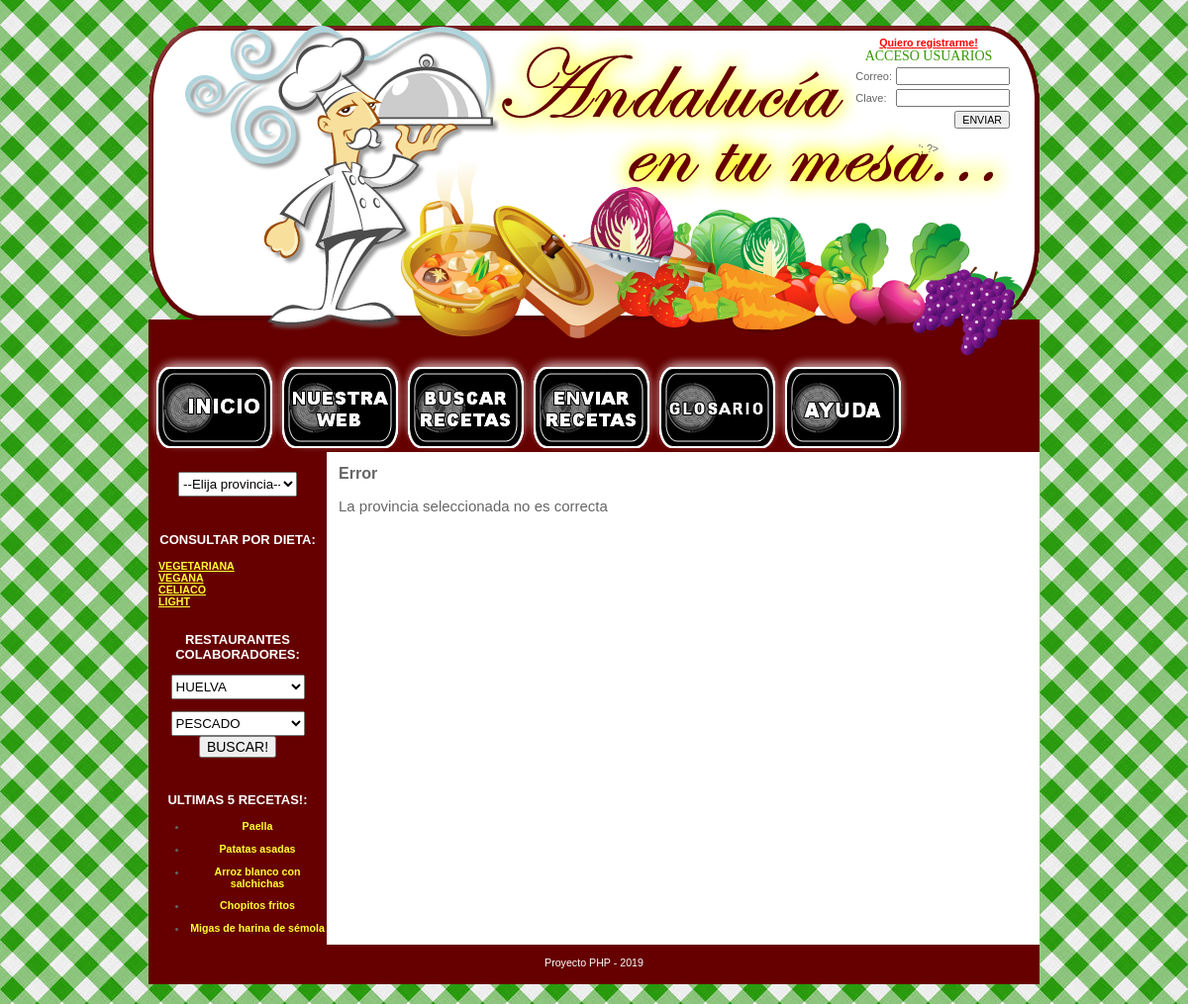
Screenshot of /enviar_receta_nuevo.php with the database file from the repository.
### tables this page shows
CREATE TABLE `receta` (
  `id_receta` int(10) UNSIGNED NOT NULL,
  `titulo` varchar(45) NOT NULL,
  `duracion` int(10) UNSIGNED DEFAULT NULL,
  `dificultad` varchar(45) NOT NULL,
  `preparacion` text NOT NULL,
  `horno` tinyint(1) DEFAULT NULL,
  `batidora` tinyint(1) DEFAULT NULL,
  `microondas` tinyint(1) DEFAULT NULL,
  `thermomix` tinyint(1) DEFAULT NULL,
  `celiacos` tinyint(1) DEFAULT NULL,
  `light` tinyint(1) DEFAULT NULL,
  `vegetariana` tinyint(1) DEFAULT NULL,
  `vegana` tinyint(1) DEFAULT NULL,
  `validada` tinyint(1) NOT NULL DEFAULT 0,
  `fecha` date NOT NULL,
  `comensales` int(10) UNSIGNED NOT NULL,
  `observaciones` text DEFAULT NULL,
  `numusuario_id_usuario` int(10) UNSIGNED DEFAULT NULL
);

### col_izq.php (the view, shortened to what this page needs)
<div id="content" style="width:900px;margin-left:auto;margin-right:auto;">
	<div id="col_izq">
<form name="formProv" action="mostrarBDrecetas.php?tipo=provincia" method="post">
		<select id="selectprov" name="selectprov" onchange="this.form.submit()" style="HEIGHT: 25px; LIST-STYLE: square;  WIDTH: 120px">
		<option value="">--Elija provincia--</option>
		</select>
</form>
<br/>
<h3> CONSULTAR POR DIETA:</h3>
<ul style="list-style:none;margin-left:10px;padding:0px;text-align:left;">
	<li><a href="mostrarBDrecetas.php?tipo=vegetariana">VEGETARIANA</a><br/></li>
	<li><a href="mostrarBDrecetas.php?tipo=vegana">VEGANA</a><br/></li>
	<li><a href="mostrarBDrecetas.php?tipo=celiaco">CELIACO</a><br/></li>
	<li><a href="mostrarBDrecetas.php?tipo=light">LIGHT</a><br/><br/></li>
</ul>
<h3> RESTAURANTES COLABORADORES:</h3>
<form name="formEsp" action="mostrarBDrecetas.php?tipo=especial" method="post">
	<select id="selectprov2" name="selectprov2" style="HEIGHT: 25px; LIST-STYLE: square;  WIDTH: 135px">
	<option value="HUELVA">HUELVA</option>
	</select><br/><br/>
	<select id="selectesp" name="selectesp"  style="HEIGHT: 25px; LIST-STYLE: square;  WIDTH: 135px">
		<option value="PESCADO">PESCADO</option>
	</select>
<input name="enviar" id="enviar" type="submit" class="boton" value="BUSCAR!" style="font-size: 14px; font-family: Arial;">
</form><br/>
<h3> ULTIMAS 5 RECETAS!:</h3>
<?php
	try{
        $db = new PDO('mysql:host=localhost;dbname=bd_recetas', 'root', 'root');
		$db->setAttribute(PDO::ATTR_ERRMODE,PDO::ERRMODE_EXCEPTION);
        $query = "SELECT * FROM receta ORDER BY fecha DESC LIMIT 5";
        $st = $db->prepare($query);
        $st->execute();
        $recetas = $st->fetchAll();
    } catch (PDOException $e) {
        echo '¡Error!: ',$e->getMessage(),'<br />';
        die();
    } catch (Throwable $e) {
        echo '¡Error!: ',$e->getMessage(),'<br />';
        die();
	}
	if(isset($recetas)) :
?>
		<ul>
			<?php $counter = 1 ?>
			<?php foreach($recetas as $receta) : ?>
				<li>
					<form id="<?php echo 'formRecipe' . $counter; ?>" action="mostrarBDrecetas.php?tipo=receta" method="POST">
						<a style="cursor:hand;" onClick="document.getElementById(<?php echo "'" . "formRecipe" . $counter . "'"; ?>).submit();"><?php echo $receta['titulo']; ?></a>
					</form>
				</li>
				<?php $counter++; ?>
			<?php endforeach; ?>
		</ul>
<?php	endif; ?>
</div>

### css/estilos.css (style rules this page uses)
A, A:ACTIVE, A:FOCUS, A:LINK, A:VISITED { color : #FFFF33;font-weight: bold; }
INPUT { font-size : 8pt; }
H3 { color: #fff;font-size:13px;text-align:center; }
#col_izq { width:180px;float:left;padding-top: 20px;background-color: #600; }

### rows the page displays
receta: titulo "Paella"
receta: titulo "Patatas asadas"
receta: titulo "Arroz blanco con salchichas"
receta: titulo "Chopitos fritos"
receta: titulo "Migas de harina de sémola"
